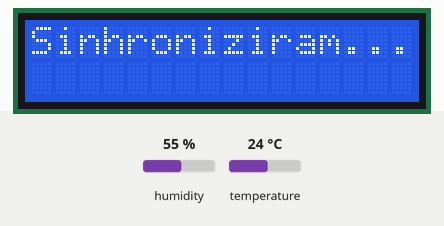
Simulated run of this sketch. Board: ESP32. Shown: 16×2 character LCD. Inputs (shaded band) come from the test bench; at power-on: humidity 55 %, temperature 24 °C. WiFi joins after 1.5 s; servers stay silent unless stated; the local clock reads 2024-03-15 10:24:30 at power-on unless the sketch sets it.

Above: at 2.6 s.
At 17.4 s:
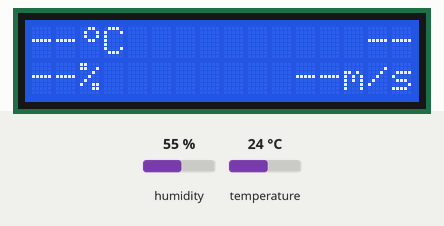
17.5 s: humidity set to 22 %
At 20.5 s:
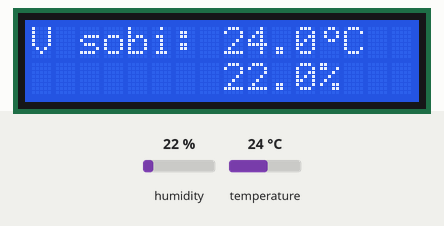
At 31.4 s:
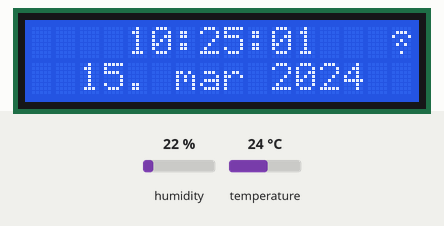
Timing chart, 0 to 32.9 s (numbered marks = the images above; inputs shaded):
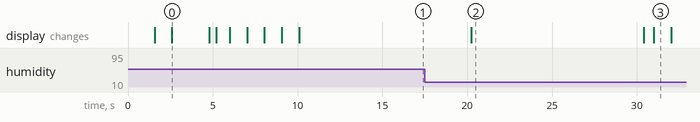

The sketch:

minimon.ino
```cpp
#include <LiquidCrystal.h>
#include <WiFi.h>
#include <time.h>
#include <HTTPClient.h>
#include <DHT.h>

// WIFI and time setup
const char* ssid     = "YOUR_WIFI_SSID";
const char* password = "YOUR_WIFI_PASSWORD";

const char* time_zone = "YOUR_TIME_ZONE";
const char* ntpServer = "pool.ntp.org";
const char* sloMonths[] = {"jan", "feb", "mar", "apr", "maj", "jun", "jul", "avg", "sep", "okt", "nov", "dec"};

// LCD setup
LiquidCrystal lcd(5, 7, 9, 11, 12, 16);
byte wifiOn[8] = {
  0b00000, 0b01110, 0b10001, 0b00100, 0b01010, 0b00000, 0b00100, 0b00000
};
byte wifiOff[8] = {
  0b00000, 0b10001, 0b01010, 0b00100, 0b01010, 0b10001, 0b00000, 0b00000
};
byte degreeIcon[8] = {
  0b00110, 0b01001, 0b01001, 0b00110, 0b00000, 0b00000, 0b00000, 0b00000
};

// Weather setup
const char* meteoUrl = "METEO_ARSO_URL.xml";
String temp = "--";
String humidity = "--";
String windDir = "--";
String windSpeed = "--";

// DHT11 Setup
#define DHTPIN 15
#define DHTTYPE DHT11
DHT dht(DHTPIN, DHTTYPE);

float inTemp = 0.0;
float inHum = 0.0;

// Checkers
unsigned long lastConnected;
unsigned long lastWeatherUpdate = 0;
unsigned long lastDisplaySwitch = 0;
unsigned long lastDHTRead = 0;

// 0 = Time, 1 = Outdoor Weather, 2 = Indoor Sensor
int currentScreen = 0;

void setup() {
  // LCD init
  lcd.begin(16, 2);
    // Save the custom characters to the LCD memory
  lcd.createChar(0, wifiOn);
  lcd.createChar(1, wifiOff);
  lcd.createChar(2, degreeIcon);

  // Initialize the DHT sensor
  dht.begin();

  // Other
  lcd.setCursor(0, 0);
  lcd.print("Povezujem se na:");
  lcd.setCursor(0, 1);
  lcd.print(ssid);

  WiFi.begin(ssid, password);
  while (WiFi.status() != WL_CONNECTED) {
    delay(500);
  }
  lastConnected = millis();

  lcd.clear();
  lcd.setCursor(0, 0);
  lcd.print("WiFi Povezan!");
  delay(1000);

  lcd.clear();
  lcd.setCursor(0, 0);
  lcd.print("Sinhroniziram...");
  configTzTime(time_zone, ntpServer);
  delay(2000);

  fetchWeatherData();
  lcd.clear();
}

// Helper function to extract text between XML tags
String extractString(String data, String startTag, String endTag) {
  int startIndex = data.indexOf(startTag);

  if (startIndex == -1) {
    return "--"; // Tag not found
  }

  startIndex += startTag.length();
  int endIndex = data.indexOf(endTag, startIndex);

  if (endIndex == -1) {
    return "--";
  }

  return data.substring(startIndex, endIndex);
}

void fetchWeatherData() {
  if (WiFi.status() == WL_CONNECTED) {
    HTTPClient http;
    http.begin(meteoUrl);

    int httpResponseCode = http.GET();

    if (httpResponseCode > 0) {
      String payload = http.getString();

      temp = extractString(payload, "<t>", "</t>");
      humidity = extractString(payload, "<rh>", "</rh>");
      windDir = extractString(payload, "<dd_shortText>", "</dd_shortText>");
      windSpeed = extractString(payload, "<ff_val>", "</ff_val>");
    }
    http.end();
  }
}


void loop() {
  unsigned long currentMillis = millis();

  // --- 1. Manage Wi-Fi Connection ---
  if (WiFi.status() == WL_CONNECTED) {
    lastConnected = currentMillis;
  } else {
    if (currentMillis - lastConnected > 60000) {
      WiFi.disconnect();
      WiFi.begin(ssid, password);
      lastConnected = currentMillis;
    }
  }

  // --- 2. Update Weather Data (Every 10 minutes) ---
  if (currentMillis - lastWeatherUpdate >= 600000) {
    fetchWeatherData();
    lastWeatherUpdate = currentMillis;
  }

  /// --- 3. Update DHT11 Sensor (Every minute) ---
  if (currentMillis - lastDHTRead >= 10000) {
    float t = dht.readTemperature();
    float h = dht.readHumidity();

    // Check if the read failed, only update if it was successful
    if (!isnan(t)){
      inTemp = t;
    }
    if (!isnan(h)) {
      inHum = h;
    }

    lastDHTRead = currentMillis;
  }

  // --- 4. Switch Display Mode (Every 10 seconds) ---
  if (currentMillis - lastDisplaySwitch >= 10000) {
    currentScreen = (currentScreen + 1) % 3;
    lastDisplaySwitch = currentMillis;
    lcd.clear();
  }

// --- 5. Draw the Screen ---
  if (currentScreen == 1) { // Outdoor Weather
    lcd.setCursor(0, 0);
    lcd.print(temp);
    lcd.write(byte(2));
    lcd.print("C");

    lcd.setCursor(16 - windDir.length(), 0);
    lcd.print(windDir);

    lcd.setCursor(0, 1);
    lcd.print(humidity);
    lcd.print("%");

    String windFull = windSpeed + "m/s";
    lcd.setCursor(16 - windFull.length(), 1);
    lcd.print(windFull);

  } else if (currentScreen == 2) { // Indoor Sensor
    // Top Row: "V sobi: 24.5°C"
    lcd.setCursor(0, 0);
    lcd.print("V sobi: ");

    lcd.setCursor(8, 0);
    lcd.print(inTemp, 1); // The '1' means 1 decimal place
    lcd.write(byte(2));
    lcd.print("C");

    // Bottom Row: Aligned humidity
    lcd.setCursor(8, 1);
    lcd.print(inHum, 1);
    lcd.print("%");

  } else { // Time and Date
    struct tm timeinfo;
    if (getLocalTime(&timeinfo)) {
      char timeString[9];
      strftime(timeString, sizeof(timeString), "%H:%M:%S", &timeinfo);

      lcd.setCursor(4, 0);
      lcd.print(timeString);

      lcd.setCursor(15, 0);
      if (WiFi.status() == WL_CONNECTED) lcd.write(byte(0));
      else lcd.write(byte(1));

      char dateString[16];
      snprintf(dateString, sizeof(dateString), "%d. %s %d", timeinfo.tm_mday, sloMonths[timeinfo.tm_mon], timeinfo.tm_year + 1900);
      int startPos = (16 - strlen(dateString)) / 2;

      lcd.setCursor(startPos, 1);
      lcd.print(dateString);
    }
  }

  // Delay slightly to prevent flickering, but keep loop responsive
  delay(200);
}
```

Measured:
- what the display in image 0 shows lasts 2.2 s, from 2.6 s to 4.8 s
- what the display in image 2 shows lasts 10.2 s, from 20.2 s to 30.4 s
